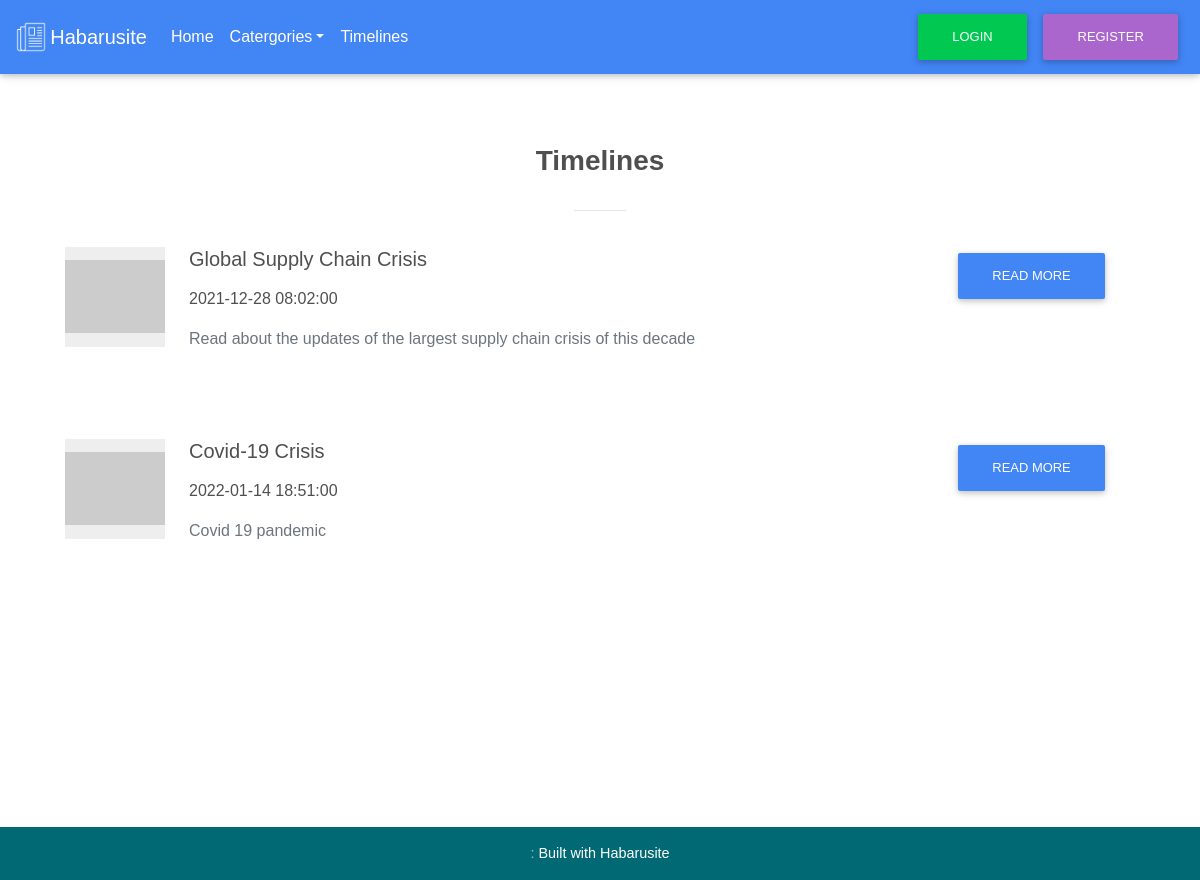
Page /Guest/Timelines.php on the committed database.
### tables this page shows
CREATE TABLE `tbl_timelines` (
  `id` int(255) NOT NULL,
  `title` varchar(255) NOT NULL,
  `subtitle` varchar(255) NOT NULL,
  `thumbnailurl` longtext NOT NULL,
  `createddate` datetime NOT NULL,
  `byuserid` int(255) NOT NULL,
  `status` int(255) NOT NULL
);

### php/Database.php (called while the page is built, shortened)
<?php
class Database{
    public function __construct(){
        try{
          $conn = "mysql:host=".DB_HOST.";dbname=".DB_NAME."";
          $this->conn = new PDO($conn,DB_USERNAME, DB_PASS,[
            PDO::ATTR_ERRMODE => PDO::ERRMODE_EXCEPTION,
            PDO::ATTR_DEFAULT_FETCH_MODE => PDO::FETCH_ASSOC,
            PDO::ATTR_EMULATE_PREPARES => false
          ]);
        }catch(Exception $e){
          echo 'An Error occured'.$e;
          exit();
      }
      }
      public function executesql($qtype,$sql,$args){
        switch($qtype){
          case 'selectall':
            $stmt = $this->conn->prepare($sql);
            $stmt->execute();
            $result = $stmt->fetchAll();
            return $result;
          break;
         }
}
}

### Guest/Timelines.php (the view, shortened to what this page needs)
<?php
include_once('../php/Database.php');
try{
  $returntimelines = new Database();
  $chksql = 'SELECT * FROM tbl_timelines WHERE tbl_timelines.status = 1';
  $chkarg = null;
  $restimelines = $returntimelines->executesql('selectall',$chksql,$chkarg);
}catch(Exception $e){
  return 'An error occured with the returning Timelines' .$e;
}
?>
<!DOCTYPE html>
<html lang="en">
<head>
    <link rel="stylesheet" href="../assets/css/all.css">
    <link rel="stylesheet" href="../assets/css/css.css">
    <link href="../assets/css/bootstrap.min.css" rel="stylesheet">
    <link href="../assets/css/mdb.min.css" rel="stylesheet">
</head>
<body>
<?php include_once('inc/guest-navbar.php') ?>
<br>
<br>
<br>
<br>
<div class="container my-5">
  <section class="dark-grey-text">
    <h3 class="text-center font-weight-bold mb-4 pb-2">Timelines</h3>
    <hr class="w-header">
    <div class="row">
    <?php
        foreach($restimelines as $timelines){
            echo "
            <div class='col-md-12 mb-4'>
              <a href='' class='card hoverable'></a>
                <div class='card-body'>
                    <div class='media'>
                    <span class='card-img-100 d-inline-flex justify-content-center align-items-center grey lighten-3 mr-4'>
                      <img src='".$timelines['thumbnailurl']."' class='img-fluid'/>
                    </span>
                    <div class='media-body'>
                      <h5 class='dark-grey-text mb-3'>".$timelines['title']."</h5>
                      <p class='dark-grey-text text-small mb-3'>".$timelines['createddate']."</p>
                      <p class='font-weight-light text-muted mb-0'>".$timelines['subtitle']."</p>
                     <br>
                   </div>
                   <span class='card-img-300 d-inline-flex justify-content-start align-items-end lighten-3 mr-4'>
                          <a class='btn btn-primary text-white' href='Timeline.php?timelineid=".$timelines['id']."'>Read More</a>
                    </span>
                  </div>
                </div>
              </a>
            </div>
            ";
        }
    ?>
    </div>
	</section>
</div>
<br>
<br>
<br>
<br>
<br>
<br>
<br>
<?php
include('inc/footer.php');
?>
</body>
</html>

### rows in the picture
tbl_timelines: title "Global Supply Chain Crisis", createddate "2021-12-28 08:02:00", subtitle "Read about the updates of the largest supply chain crisis of this decade"
tbl_timelines: title "Covid-19 Crisis", createddate "2022-01-14 18:51:00", subtitle "Covid 19 pandemic"
